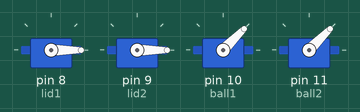
The sketch below on a simulated Arduino Uno, built with avr-gcc and run on an emulated ATmega328P. On the bench: 4 × servo.

Above: at 0.05 s.
At 1.65 s:
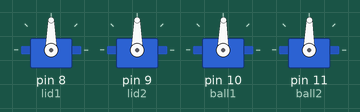
At 2.2 s:
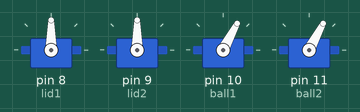
At 3.15 s:
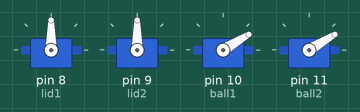
At 3.75 s:
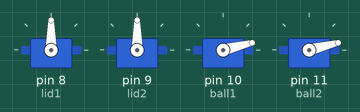
At 4.35 s:
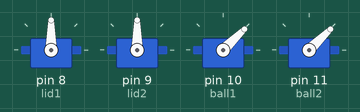
Timing chart, 0 to 5.7 s (numbered marks = the images above):
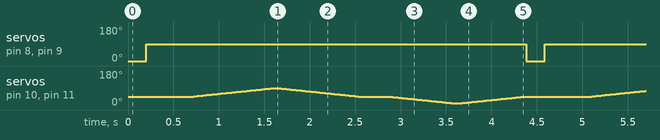

The sketch:

Eyes.ino
```cpp
//Is the program to control the eyes of the robot using a set of servo motor

//Eye test
#include <Servo.h>
Servo lid1;
Servo lid2;
Servo ball1;
Servo ball2;
int pos;
int r = 0;
void setup() {
  lid1.attach(8);
  lid2.attach(9);
  ball1.attach(10);
  ball2.attach(11);

  lid1.write(0);
  lid2.write(0);
  ball1.write(45);
  ball2.write(45);

}
void loop() {
  if (r == 1) {
    //Look left
    for (pos = 45; pos <= 90; pos += 1) {
      ball1.write(pos);
      ball2.write(pos);
      delay(20);
    }
    for (pos =90; pos >= 45; pos -= 1) {
      ball1.write(pos);
      ball2.write(pos);
      delay(20);
    }
    delay(300);
    //Look right
    for (pos = 45; pos >= 8; pos -= 1) {
      ball1.write(pos);
      ball2.write(pos);
      delay(20);
    }
    for (pos = 8; pos <= 45; pos += 1) {
      ball1.write(pos);
      ball2.write(pos);
      delay(20);
    }
    r=0;
  }
  r+=1;

//Lid controlling
  lid1.write(0);
  lid2.write(0);
  delay(200);
  lid1.write(90);
  lid2.write(90);
  delay(500);

}
```

Measured:
- by itself, servo on pin 8 (lid1), servo on pin 9 (lid2): alternates 90° for 4.2 s and 0° for 0.20 s
